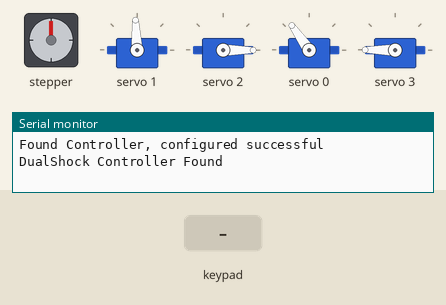
A sketch run on a simulated Arduino Uno, built with avr-gcc and run on an emulated ATmega328P. Parts: stepper motor, 4 × servo, the last lines printed to the serial monitor. Wiring (inferred from the names in the program): stepper motor driver (200 steps per turn assumed): step pin 6; direction pin 7; enable pin 8. The inputs (shaded band) are chosen by the test bench.

Above: at 2.2 s.
2.3 s: key 'D' pressed
At 2.46 s:
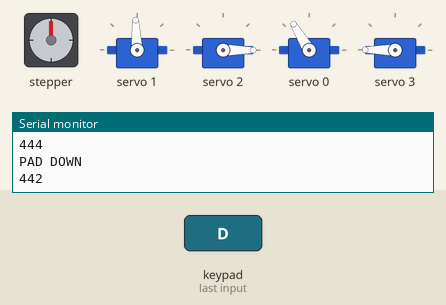
4.1 s: key 'R' pressed
At 4.32 s:
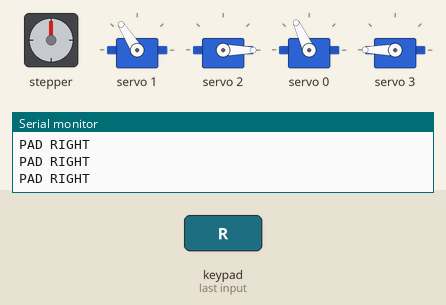
6.0 s: key 'O' pressed
At 7.1 s:
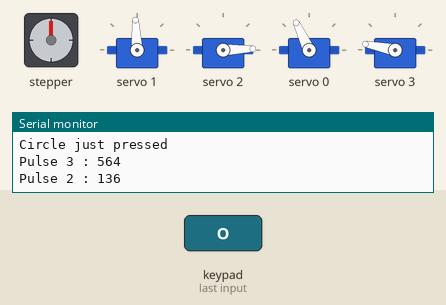
7.9 s: key 'U' pressed
At 8.09 s:
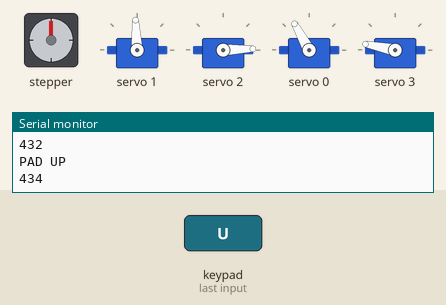
9.7 s: key 'O' pressed
At 10.9 s:
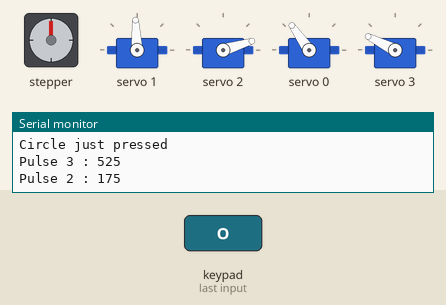
11.6 s: key 'D' pressed
At 11.76 s:
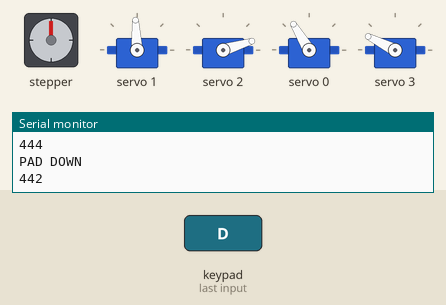
Timing chart, 0 to 14.4 s (numbered marks = the images above; inputs shaded):
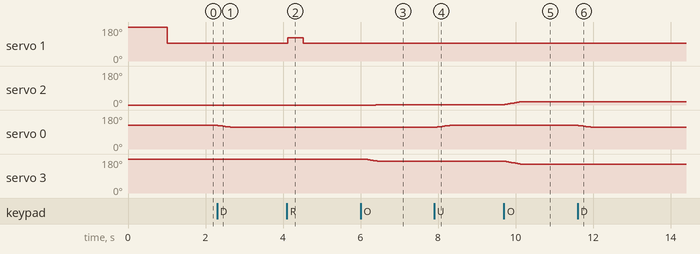

Measured:
- after the input at 2.3 s, servo 0: moves from 125° to 115° over 0.35 s, starting at once
- after the input at 4.1 s, servo 1: 93° → 122° at once, → 93° 0.40 s later
- after the input at 6.0 s, servo 2: 0° → 2° after 0.39 s; servo 3: moves from 180° to 169° over 0.31 s, starting after 0.12 s
- after the input at 7.9 s, servo 0: moves from 115° to 125° over 0.35 s, starting after 0.05 s
- after the input at 9.7 s, servo 2: moves from 2° to 17° over 0.40 s, starting at once; servo 3: moves from 169° to 153° over 0.40 s, starting at once
- after the input at 11.6 s, servo 0: moves from 125° to 115° over 0.35 s, starting at once

The sketch:

FINAL.ino
```cpp
#include <PS2X_lib.h>
#include <Wire.h>
#include <Adafruit_PWMServoDriver.h>

PS2X ps2x;
int error = 0;
byte type = 0;
byte vibrate = 0;

//defines pins
const int stepPin = 6;  //PUL -Pulse
const int dirPin = 7; //DIR -Direction
const int enPin = 8;  //ENA -Enable

// Servo Motor pins

Adafruit_PWMServoDriver myServo = Adafruit_PWMServoDriver(0x40);

#define SERVOMIN 0 // this is the 'minimum' pulse length count (out of 40%)
#define SERVOMAX 600 // Maximum

uint8_t servonum;

// Setup variables
int16_t pulselen3 = 600;
int16_t pulselen2 = 100;
//int16_t pulselen1 = 0;
int16_t pulselen0 = 450;

void setup(){
  // Stepper Motor Setup Section
  pinMode(stepPin,OUTPUT);
  pinMode(dirPin,OUTPUT);
  pinMode(enPin,OUTPUT);
  digitalWrite(enPin,LOW);

  // Joystick Setup
  Serial.begin(57600);
  error = ps2x.config_gamepad(13, 11, 10, 12, true, true);
  if (error == 0) {
    Serial.println("Found Controller, configured successful");
  }
  else {
    Serial.println("No controller found");
  }

  type = ps2x.readType();
  switch (type) {
    case 0:
      Serial.println("Unknown Controller type");
      break;
    case 1:
      Serial.println("DualShock Controller Found");
      break;
  }

  // Servo Motor Setup
  myServo.begin();
  myServo.setPWMFreq(60);
  delay(10);

   //Setup default
  myServo.setPWM(1,0,1500);
  myServo.setPWM(2,0,100);
  myServo.setPWM(0,0,450);
  myServo.setPWM(3,0,600);
  delay(1000);

}

void loop(){

  // Button Input
   ps2x.read_gamepad(false, vibrate);

    // PAD UP

    if (ps2x.Button(PSB_PAD_UP)) {
      Serial.println("PAD UP");
      Serial.println(pulselen0);
      if (pulselen0 < SERVOMAX) {
      pulselen0 += 2;
      myServo.setPWM(0, 0, pulselen0);

      }
    delay(10);
    }

    // PAD DOWN

    if (ps2x.Button(PSB_PAD_DOWN)) {
      Serial.println("PAD DOWN");
      Serial.println(pulselen0);
    if (pulselen0 > 300) {
      pulselen0 -= 2;
      myServo.setPWM(0, 0, pulselen0);

    }
    delay(10);
  }

 // PAD RIGHT

    if (ps2x.Button(PSB_PAD_LEFT)) {
      Serial.println("PAD LEFT");
      myServo.writeMicroseconds(1, 1400);
      delay(10);
    }
    // PAD LEFT
    else if (ps2x.Button(PSB_PAD_RIGHT)) {
      Serial.println("PAD RIGHT");
      myServo.writeMicroseconds(1, 1800);
      delay(10);
    }
    else {
      myServo.writeMicroseconds(1, 1500);
      delay(10);
    }

    // Circle

    if (ps2x.Button(PSB_RED)) {
      Serial.println("Circle just pressed");
      Serial.print("Pulse 3 : ");
      Serial.println(pulselen3);
      Serial.print("Pulse 2 : ");
      Serial.println(pulselen2);
      if (pulselen3 > 100 && pulselen2 < 600) {
        pulselen3 -= 3;
        pulselen2 += 3;
        myServo.setPWM(2, 0, pulselen2);
        myServo.setPWM(3, 0, pulselen3);
      }
      delay(10);
    }

    // Square

    if (ps2x.Button(PSB_PINK)) {
      Serial.println("Square just pressed");
      Serial.print("Pulse 3 : ");
      Serial.println(pulselen3);
      Serial.print("Pulse 2 : ");
      Serial.println(pulselen2);
      if (pulselen2 > 100 && pulselen3 < 600) {
        pulselen3 += 3;
        pulselen2 -= 3;
        myServo.setPWM(2, 0, pulselen2);
        myServo.setPWM(3, 0, pulselen3);
      }
      delay(10);
    }

    // L1

    if (ps2x.Button(PSB_L1))
    {
      Serial.println("L1 Pressed");

        //Left rotation
        digitalWrite(dirPin,HIGH);
        // Makes 200 pulses for making one full cycle rotation
        for (int x = 0; x < 150; x++) {
        digitalWrite(stepPin, HIGH);
        delayMicroseconds(200);  // Reduce the delay here
        digitalWrite(stepPin, LOW);
        delayMicroseconds(200);  // Reduce the delay here
      }

    }

    // R1

    if (ps2x.Button(PSB_R1)) {

      // Right rotation
      Serial.println("R1 Pressed");

      //Enables the motor direction to move right
      digitalWrite(dirPin,LOW);
      for (int x = 0; x < 150; x++) {
        digitalWrite(stepPin, HIGH);
        delayMicroseconds(200);  // Reduce the delay here
        digitalWrite(stepPin, LOW);
        delayMicroseconds(200);  // Reduce the delay here
      }

    }

    delay(10);
}
```
